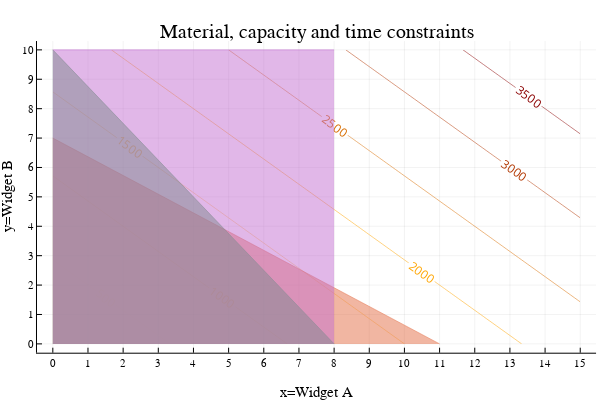

Notebook code for this chart:
### Markdown cell above
## Time constraints

Now let us imagine that we are optimizing factory production for a week, and A and B require different amounts of time to produce. A requires 10 hours / widget. B requires 8 hours / widget. Furthermore, the "supply" of time is limited to 80 hours / week. This leads to the following time constraint:

$$
10 x + 8 y \leq 80
$$

### Code cell
contour(x,y,(x,y)->f(x,y),nlevels=10, c=:heat, linewidth=10, colorbar = false, contour_labels = true)
title!("Material, capacity and time constraints")
xaxis!("x=Widget A")
yaxis!("y=Widget B")
xticks!(0:maximum(x))
yticks!(0:maximum(y))
areaplot!(x[x.<=11], (77 .- 7*x[x.<=11])./11, legend=false, opacity=0.5)
areaplot!(x[x.<=8], (80 .- 10*x[x.<=8])./8, legend=false, opacity=0.5)
areaplot!(x[x.<=8], repeat([maximum(y)],length(x[x.<=8])), legend=false, opacity=0.5)

### Figure 1 — Plotly figure (JSON) as saved in the notebook; plotly's stock layout.template omitted (floating-point values rounded to 4 significant figures; data arrays with more than 128 entries replaced by an {"elided": "..."} marker saying what was removed)
{"data": [{"colorbar": {"title": ""}, "colorscale": [[0, "rgba(255, 255, 224, 1.000)"], [0.5, "rgba(255, 165, 0, 1.000)"], [1, "rgba(139, 0, 0, 1.000)"]], "contours": {"coloring": "lines", "showlabels": true}, "hoverinfo": "none", "name": "y1", "ncontours": 12, "showlegend": false, "showscale": false, "type": "contour", "x": [0, 0.5, 1, 1.5, 2, 2.5, 3, 3.5, 4, 4.5, 5, 5.5, 6, 6.5, 7, 7.5, 8, 8.5, 9, 9.5, 10, 10.5, 11, 11.5, 12, 12.5, 13, 13.5, 14, 14.5, 15], "xaxis": "x1", "y": [0, 0.5, 1, 1.5, 2, 2.5, 3, 3.5, 4, 4.5, 5, 5.5, 6, 6.5, 7, 7.5, 8, 8.5, 9, 9.5, 10], "yaxis": "y1", "z": {"elided": "21x31 float values"}, "zmax": 4000, "zmin": 0}, {"colorbar": {"title": ""}, "fill": "tozeroy", "fillcolor": "rgba(227, 111, 71, 0.500)", "legendgroup": "y2", "line": {"color": "rgba(227, 111, 71, 0.500)", "dash": "solid", "shape": "linear", "width": 1}, "mode": "lines", "name": "y2", "showlegend": true, "type": "scatter", "x": [0, 0.5, 1, 1.5, 2, 2.5, 3, 3.5, 4, 4.5, 5, 5.5, 6, 6.5, 7, 7.5, 8, 8.5, 9, 9.5, 10, 10.5, 11], "xaxis": "x1", "y": [7, 6.682, 6.364, 6.045, 5.727, 5.409, 5.091, 4.773, 4.455, 4.136, 3.818, 3.5, 3.182, 2.864, 2.545, 2.227, 1.909, 1.591, 1.273, 0.9545, 0.6364, 0.3182, 0], "yaxis": "y1", "zmax": 4000, "zmin": 0}, {"colorbar": {"title": ""}, "fill": "tozeroy", "fillcolor": "rgba(62, 164, 78, 0.500)", "legendgroup": "y3", "line": {"color": "rgba(62, 164, 78, 0.500)", "dash": "solid", "shape": "linear", "width": 1}, "mode": "lines", "name": "y3", "showlegend": true, "type": "scatter", "x": [0, 0.5, 1, 1.5, 2, 2.5, 3, 3.5, 4, 4.5, 5, 5.5, 6, 6.5, 7, 7.5, 8], "xaxis": "x1", "y": [10, 9.375, 8.75, 8.125, 7.5, 6.875, 6.25, 5.625, 5, 4.375, 3.75, 3.125, 2.5, 1.875, 1.25, 0.625, 0], "yaxis": "y1", "zmax": 4000, "zmin": 0}, {"colorbar": {"title": ""}, "fill": "tozeroy", "fillcolor": "rgba(195, 113, 210, 0.500)", "legendgroup": "y4", "line": {"color": "rgba(195, 113, 210, 0.500)", "dash": "solid", "shape": "linear", "width": 1}, "mode": "lines", "name": "y4", "showlegend": true, "type": "scatter", "x": [0, 0.5, 1, 1.5, 2, 2.5, 3, 3.5, 4, 4.5, 5, 5.5, 6, 6.5, 7, 7.5, 8], "xaxis": "x1", "y": [10, 10, 10, 10, 10, 10, 10, 10, 10, 10, 10, 10, 10, 10, 10, 10, 10], "yaxis": "y1", "zmax": 4000, "zmin": 0}], "layout": {"annotations": [{"font": {"color": "rgba(0, 0, 0, 1.000)", "family": "sans-serif", "size": 20}, "rotation": 0, "showarrow": false, "text": "Material, capacity and time constraints", "x": 0.5275, "xanchor": "center", "xref": "paper", "y": 1, "yanchor": "top", "yref": "paper"}], "height": 400, "margin": {"b": 20, "l": 0, "r": 0, "t": 20}, "paper_bgcolor": "rgba(255, 255, 255, 1.000)", "plot_bgcolor": "rgba(255, 255, 255, 1.000)", "showlegend": false, "width": 600, "xaxis": {"anchor": "y1", "domain": [0.06165, 0.9934], "gridcolor": "rgba(0, 0, 0, 0.100)", "gridwidth": 0.5, "linecolor": "rgba(0, 0, 0, 1.000)", "mirror": false, "range": [-0.45, 15.45], "showgrid": true, "showline": true, "showticklabels": true, "tickangle": 0, "tickcolor": "rgb(0, 0, 0)", "tickfont": {"color": "rgba(0, 0, 0, 1.000)", "family": "sans-serif", "size": 11}, "tickmode": "array", "ticks": "inside", "ticktext": ["0", "1", "2", "3", "4", "5", "6", "7", "8", "9", "10", "11", "12", "13", "14", "15"], "tickvals": [0, 1, 2, 3, 4, 5, 6, 7, 8, 9, 10, 11, 12, 13, 14, 15], "title": "x=Widget A", "titlefont": {"color": "rgba(0, 0, 0, 1.000)", "family": "sans-serif", "size": 15}, "type": "-", "visible": true, "zeroline": false, "zerolinecolor": "rgba(0, 0, 0, 1.000)"}, "yaxis": {"anchor": "x1", "domain": [0.07581, 0.9415], "gridcolor": "rgba(0, 0, 0, 0.100)", "gridwidth": 0.5, "linecolor": "rgba(0, 0, 0, 1.000)", "mirror": false, "range": [-0.3, 10.3], "showgrid": true, "showline": true, "showticklabels": true, "tickangle": 0, "tickcolor": "rgb(0, 0, 0)", "tickfont": {"color": "rgba(0, 0, 0, 1.000)", "family": "sans-serif", "size": 11}, "tickmode": "array", "ticks": "inside", "ticktext": ["0", "1", "2", "3", "4", "5", "6", "7", "8", "9", "10"], "tickvals": [0, 1, 2, 3, 4, 5, 6, 7, 8, 9, 10], "title": "y=Widget B", "titlefont": {"color": "rgba(0, 0, 0, 1.000)", "family": "sans-serif", "size": 15}, "type": "-", "visible": true, "zeroline": false, "zerolinecolor": "rgba(0, 0, 0, 1.000)"}}}
